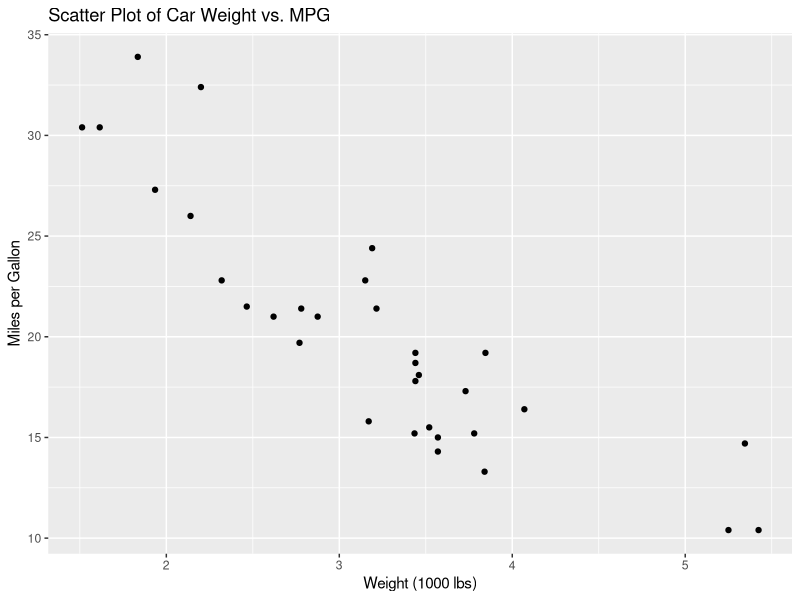

Source code (R):
## ---- chunk 1
# Install ggplot2 package if not already installed
if (!requireNamespace("ggplot2", quietly = TRUE)) {
  install.packages("ggplot2")
}

if (!requireNamespace("jsonlite", quietly = TRUE)) {
  install.packages("jsonlite")
}
## ---- chunk 2
# Load the ggplot2 package
library(ggplot2)
## ---- chunk 3
# Use the built-in mtcars dataset
data <- mtcars

# Create a scatter plot
ggplot(data, aes(x = wt, y = mpg)) +
  geom_point() +
  ggtitle("Scatter Plot of Car Weight vs. MPG") +  # Add a title
  xlab("Weight (1000 lbs)") +                      # Label for x-axis
  ylab("Miles per Gallon")                         # Label for y-axis
